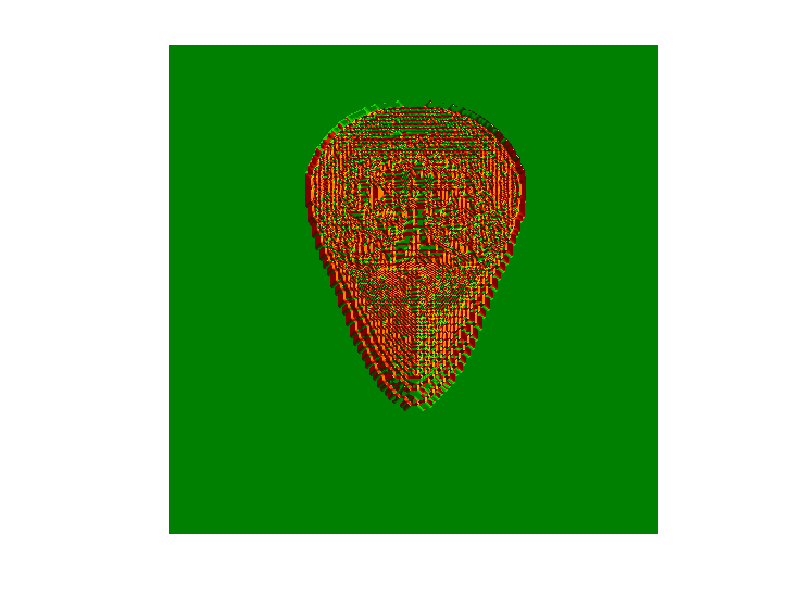
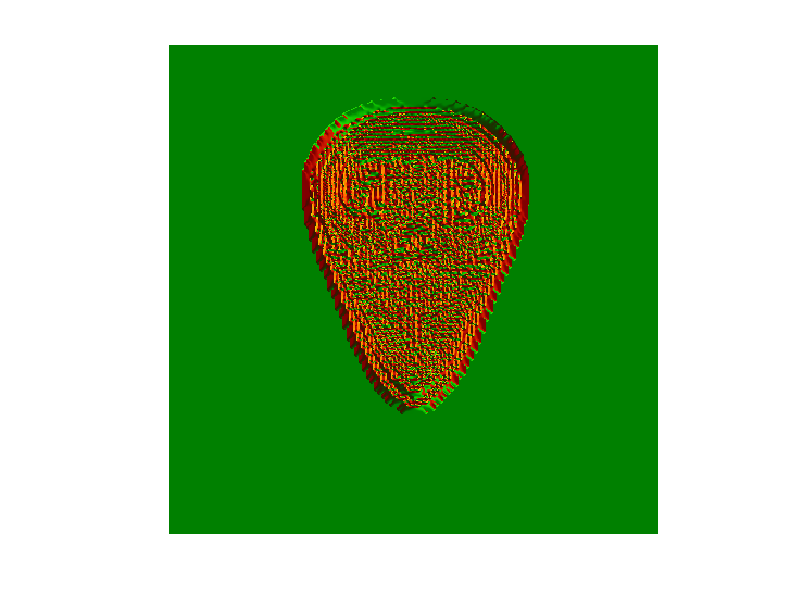
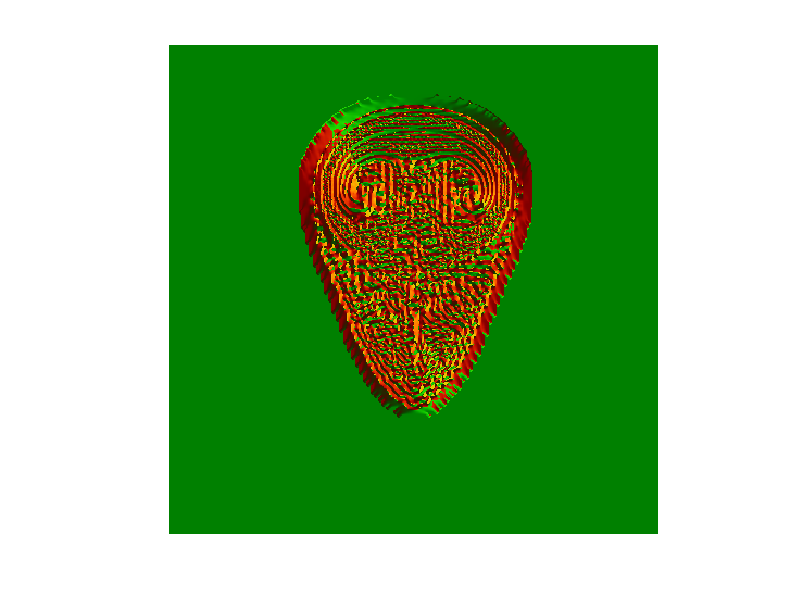
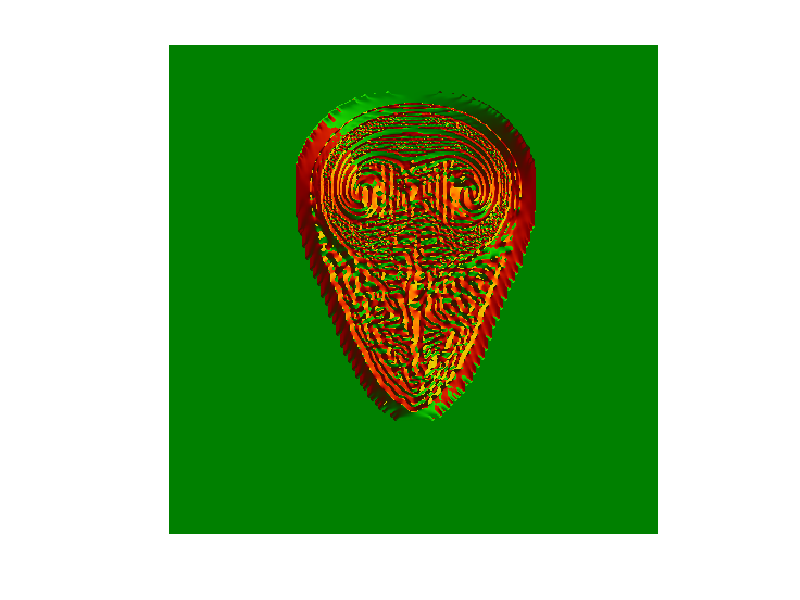

The MATLAB script that drew these images, in order:
% Prefilter images
if exist('cache.mat', 'file')
  load('cache.mat', 'imgs', 'n');
else
  img = double(imread('fluid.png'))/255;
  n = 5;
  imgs = hierarchical(img, n);
  save('cache.mat', 'imgs', 'n');
end

% Display filtered images
for i = 1:n
  img = imgs(:,:,i);
  %figure;imshow(img,[0 100])
end

% Find candidate curve pixels
g = fspecial('gaussian', 11);
[gx, gy] = gradient(g);
[gxx, gxy] = gradient(gx);
[gyx, gyy] = gradient(gy);
for i = 1:n
  laplacian = abs(del2(imgs(:,:,i)));
  %figure;imshow(laplacian,[min(laplacian(:)) max(laplacian(:))])
  dxx = conv2(laplacian, gxx, 'same');
  dxy = conv2(laplacian, gxy, 'same');
  dyx = conv2(laplacian, gyx, 'same');
  dyy = conv2(laplacian, gyy, 'same');
  nx = zeros(size(laplacian));
  ny = zeros(size(laplacian));
  for x = 1:size(laplacian, 1)
    for y = 1:size(laplacian, 2)
      h = [dxx(x,y) dxy(x,y); dyx(x,y) dyy(x,y)];
      [vec, val] = eig(h);
      if val(1,1) > val(2,2)
        nx(x, y) = vec(1,1);
        ny(x, y) = vec(2,1);
      else
        nx(x, y) = vec(1,2);
        ny(x, y) = vec(2,2);
      end
    end
  end
  n = zeros(size(laplacian,1), size(laplacian,2), 3);
  n(:,:,1) = (1-ny)/2;
  n(:,:,2) = (1+nx)/2;
  figure;imshow(n)
end
  
  